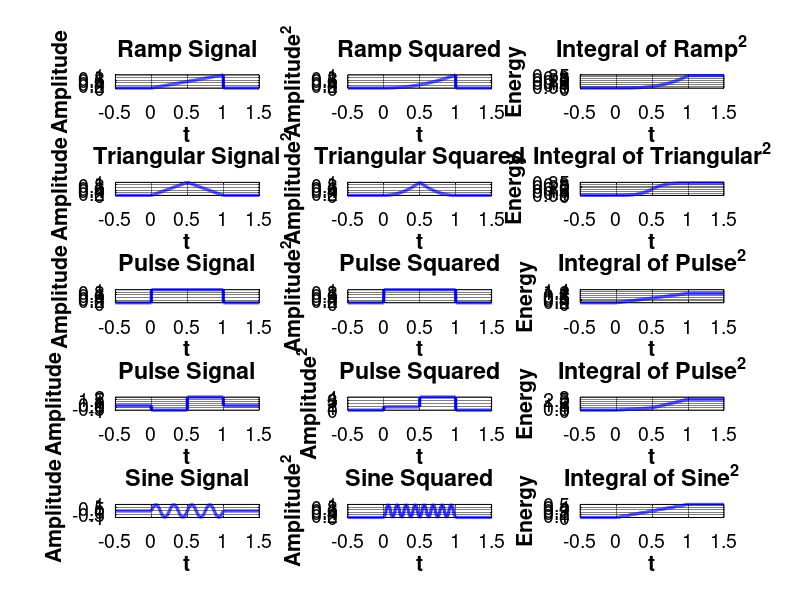

This figure's MATLAB source: (Note: this script raises an error after producing the figure.)
close all;
clear all;
clc;
colors=[0,0,0;                       %1-Black
        0,0,0.75;                    %2-Blue
        214/255,39/255,40/255;       %3-Red
        15/255,133/255,84/255;       %4-Green
        118/255,78/255,159/255;      %5-Purple
        225/255,124/255,5/255;       %6-Orange
        56/255,166/255,165/255;      %7-Light Blue
        204/255,80/255,62/255;       %8-Light Red
        115/255,175/255,72/255;      %9-Light Green
        237/255,173/255,8/255;       %10-Light Orange
        148/255,52/255,110/255;      %11-Light Purple
        70/255,0,114/255;            %12-Dark Blue
        0,0.5,0.25                   %13-Green
        ];
grayColor = [0.5, 0.5, 0.5];
marks={'-';'--';':';'-.'};

% Set Text Font
set(0, 'DefaultTextFontName', 'Helvetica', 'DefaultTextFontSize', 18, 'DefaultTextFontWeight', 'bold', 'DefaultTextColor', 'black');

% Set default properties for titles, labels, and axes
set(groot, 'DefaultAxesFontName', 'Helvetica'); % Default font for axes
set(groot, 'DefaultAxesFontSize', 12); % Default font size for axes
set(groot, 'DefaultAxesTitleFontWeight', 'bold'); % Default title weight (optional)

% Set default properties for title font specifically
set(groot, 'DefaultAxesTitleFontSizeMultiplier', 1.2); % Adjust title font size relative to axes font size
set(groot, 'DefaultTextFontName', 'Helvetica'); % Default font for text objects

% Set default properties for all axes
set(groot, 'DefaultAxesFontSize', 14); % Set font size for all axes' tick labels
set(groot, 'DefaultAxesFontName', 'Helvetica'); % Set font for all axes' tick labels
%set(groot, 'DefaultAxesFontWeight', 'bold'); % Set font weight for all axes' tick labels
set(groot, 'DefaultAxesXColor', 'black'); % Set X-axis color
set(groot, 'DefaultAxesYColor', 'black'); % Set Y-axis color

% Set default properties for axes
set(groot, 'DefaultAxesGridLineStyle', '-'); % Default grid line style
set(groot, 'DefaultAxesGridColor', [0 0 0]); % Default grid color (black)
set(groot, 'DefaultAxesGridAlpha', 0.5); % Default grid opacity (fully opaque)
set(groot, 'DefaultAxesLineWidth', 0.5); % Default axes line width (affects grid lines too)

% Box Style for Axe
set(groot, 'DefaultAxesBox', 'on'); % Default: 'on' means axes have a box

%%%%%%%%%%%%%%%%%%%%%%%%%%%%%%%%%%%%%%%%%%%%%%%%%%%%%%%%%%%%%%%%%%%%%%%%%%%

%ax = gca;
%ax.XTick = -5:1:5; % Adjust the x-axis grid spacing
%ax.YTick = -1:0.2:2; % Adjust the y-axis grid spacing

close all;
clc;
clear;

% Parameters
A = 1;
T = 1;
t = linspace(-0.5, 1.5, 1000); % Time vector for plotting

% Define signals as function handles and names
signals = {
    @(t) A*t/T .* (t > 0 & t < T), 'Ramp';
    @(t) A*(1 - abs(t - T/2)/(T/2)).*(t >= 0 & t <= T), 'Triangular';
    @(t) A*(t >= 0 & t <= T), 'Pulse';
    @(t) (-A)*(t >= 0 & t <= T/2) + 2*A*(t > T/2 & t <= T), 'Pulse';
    @(t) A*sin(8*pi*t/T).*(t >= 0 & t <= T), 'Sine'
};

figure;
for i = 1:size(signals,1)
    f = signals{i,1};
    name = signals{i,2};

    % Original signal
    y = f(t);
    
    % Signal squared
    y2 = y.^2;
    
    % Integral (cumulative using trapezoidal rule)
    y_int = cumtrapz(t, y2);
    
    % Plot original signal
    subplot(size(signals,1), 3, (i-1)*3 + 1);
    plot(t, y, 'b', 'LineWidth', 2.25);
    title([name ' Signal']);
    xlabel('t');
    ylabel('Amplitude');
    grid on;
    
    % Plot squared signal
    subplot(size(signals,1), 3, (i-1)*3 + 2);
    plot(t, y2, 'b', 'LineWidth', 2.25);
    title([name ' Squared']);
    xlabel('t');
    ylabel('Amplitude^2');
    grid on;
    
    % Plot integral of squared signal
    subplot(size(signals,1), 3, (i-1)*3 + 3);
    plot(t, y_int, 'b', 'LineWidth', 2.25);
    title(['Integral of ' name '^2']);
    xlabel('t');
    ylabel('Energy');
    grid on;
end

sgtitle('Correlator Simulation');
